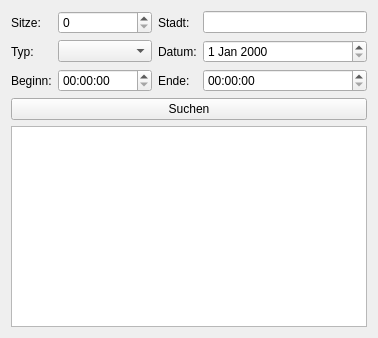
<?xml version="1.0" encoding="UTF-8"?>
<ui version="4.0">
 <class>SuchAnsicht</class>
 <widget class="QWidget" name="SuchAnsicht">
  <property name="geometry">
   <rect>
    <x>0</x>
    <y>0</y>
    <width>378</width>
    <height>338</height>
   </rect>
  </property>
  <property name="windowTitle">
   <string>Form</string>
  </property>
  <layout class="QGridLayout" name="gridLayout">
   <item row="2" column="3">
    <widget class="QLineEdit" name="lineEdit_stadt"/>
   </item>
   <item row="2" column="1">
    <widget class="QSpinBox" name="spinBox_sitze"/>
   </item>
   <item row="3" column="2">
    <widget class="QLabel" name="label_datum">
     <property name="text">
      <string>Datum:</string>
     </property>
    </widget>
   </item>
   <item row="2" column="2">
    <widget class="QLabel" name="label_stadt">
     <property name="text">
      <string>Stadt:</string>
     </property>
    </widget>
   </item>
   <item row="3" column="1">
    <widget class="QComboBox" name="comboBox_typ">
     <item>
      <property name="text">
       <string/>
      </property>
     </item>
     <item>
      <property name="text">
       <string>Cabrio</string>
      </property>
     </item>
     <item>
      <property name="text">
       <string>Kleinwagen</string>
      </property>
     </item>
     <item>
      <property name="text">
       <string>Limousine</string>
      </property>
     </item>
     <item>
      <property name="text">
       <string>Kombi</string>
      </property>
     </item>
     <item>
      <property name="text">
       <string>Minivan</string>
      </property>
     </item>
     <item>
      <property name="text">
       <string>SUV</string>
      </property>
     </item>
    </widget>
   </item>
   <item row="3" column="0">
    <widget class="QLabel" name="label_typ">
     <property name="text">
      <string>Typ:</string>
     </property>
    </widget>
   </item>
   <item row="5" column="0" colspan="4">
    <widget class="QPushButton" name="pushButton_suchen">
     <property name="text">
      <string>Suchen</string>
     </property>
    </widget>
   </item>
   <item row="3" column="3">
    <widget class="QDateEdit" name="dateEdit_datum"/>
   </item>
   <item row="6" column="0" colspan="4">
    <widget class="QListWidget" name="listWidget_ergebnisse"/>
   </item>
   <item row="2" column="0">
    <widget class="QLabel" name="label_sitze">
     <property name="text">
      <string>Sitze:</string>
     </property>
    </widget>
   </item>
   <item row="4" column="0">
    <widget class="QLabel" name="label_beginn">
     <property name="text">
      <string>Beginn:</string>
     </property>
    </widget>
   </item>
   <item row="4" column="2">
    <widget class="QLabel" name="label_ende">
     <property name="text">
      <string>Ende:</string>
     </property>
    </widget>
   </item>
   <item row="4" column="1">
    <widget class="QTimeEdit" name="timeEdit_beginn"/>
   </item>
   <item row="4" column="3">
    <widget class="QTimeEdit" name="timeEdit_ende"/>
   </item>
  </layout>
 </widget>
 <resources/>
 <connections>
  <connection>
   <sender>listWidget_ergebnisse</sender>
   <signal>itemDoubleClicked(QListWidgetItem*)</signal>
   <receiver>SuchAnsicht</receiver>
   <slot>listWidget_ergebnisse_itemClicked(QListWidgetItem*)</slot>
   <hints>
    <hint type="sourcelabel">
     <x>45</x>
     <y>246</y>
    </hint>
    <hint type="destinationlabel">
     <x>2</x>
     <y>248</y>
    </hint>
   </hints>
  </connection>
  <connection>
   <sender>pushButton_suchen</sender>
   <signal>clicked()</signal>
   <receiver>SuchAnsicht</receiver>
   <slot>pushButton_suchen_clicked()</slot>
   <hints>
    <hint type="sourcelabel">
     <x>89</x>
     <y>81</y>
    </hint>
    <hint type="destinationlabel">
     <x>2</x>
     <y>68</y>
    </hint>
   </hints>
  </connection>
 </connections>
 <slots>
  <slot>listWidget_ergebnisse_itemClicked(QListWidgetItem*)</slot>
  <slot>pushButton_suchen_clicked()</slot>
 </slots>
</ui>
